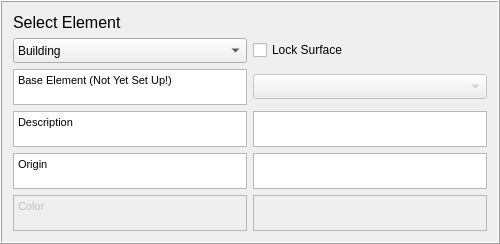
    <widget class="QFrame" name="frame1">
     <property name="sizePolicy">
      <sizepolicy hsizetype="Preferred" vsizetype="Preferred">
       <horstretch>0</horstretch>
       <verstretch>0</verstretch>
      </sizepolicy>
     </property>
     <property name="minimumSize">
      <size>
       <width>0</width>
       <height>190</height>
      </size>
     </property>
     <property name="maximumSize">
      <size>
       <width>500</width>
       <height>800</height>
      </size>
     </property>
     <property name="autoFillBackground">
      <bool>false</bool>
     </property>
     <property name="frameShape">
      <enum>QFrame::Box</enum>
     </property>
     <property name="frameShadow">
      <enum>QFrame::Raised</enum>
     </property>
     <layout class="QGridLayout" name="gridLayout_4">
      <item row="3" column="0">
       <widget class="QTextBrowser" name="textBrowserType">
        <property name="sizePolicy">
         <sizepolicy hsizetype="Expanding" vsizetype="Fixed">
          <horstretch>0</horstretch>
          <verstretch>0</verstretch>
         </sizepolicy>
        </property>
        <property name="minimumSize">
         <size>
          <width>0</width>
          <height>36</height>
         </size>
        </property>
        <property name="maximumSize">
         <size>
          <width>16777215</width>
          <height>36</height>
         </size>
        </property>
        <property name="html">
         <string>&lt;!DOCTYPE HTML PUBLIC &quot;-//W3C//DTD HTML 4.0//EN&quot; &quot;http://www.w3.org/TR/REC-html40/strict.dtd&quot;&gt;
&lt;html&gt;&lt;head&gt;&lt;meta name=&quot;qrichtext&quot; content=&quot;1&quot; /&gt;&lt;style type=&quot;text/css&quot;&gt;
p, li { white-space: pre-wrap; }
&lt;/style&gt;&lt;/head&gt;&lt;body style=&quot; font-family:'MS Shell Dlg 2'; font-size:8pt; font-weight:400; font-style:normal;&quot;&gt;
&lt;p style=&quot; margin-top:0px; margin-bottom:0px; margin-left:0px; margin-right:0px; -qt-block-indent:0; text-indent:0px;&quot;&gt;Description&lt;/p&gt;&lt;/body&gt;&lt;/html&gt;</string>
        </property>
       </widget>
      </item>
      <item row="3" column="1">
       <widget class="QTextEdit" name="textEditType">
        <property name="sizePolicy">
         <sizepolicy hsizetype="Expanding" vsizetype="Fixed">
          <horstretch>0</horstretch>
          <verstretch>0</verstretch>
         </sizepolicy>
        </property>
        <property name="minimumSize">
         <size>
          <width>0</width>
          <height>36</height>
         </size>
        </property>
        <property name="maximumSize">
         <size>
          <width>16777215</width>
          <height>36</height>
         </size>
        </property>
       </widget>
      </item>
      <item row="4" column="0">
       <widget class="QTextBrowser" name="textBrowserLoc">
        <property name="sizePolicy">
         <sizepolicy hsizetype="Expanding" vsizetype="Fixed">
          <horstretch>0</horstretch>
          <verstretch>0</verstretch>
         </sizepolicy>
        </property>
        <property name="minimumSize">
         <size>
          <width>0</width>
          <height>36</height>
         </size>
        </property>
        <property name="maximumSize">
         <size>
          <width>16777215</width>
          <height>36</height>
         </size>
        </property>
        <property name="html">
         <string>&lt;!DOCTYPE HTML PUBLIC &quot;-//W3C//DTD HTML 4.0//EN&quot; &quot;http://www.w3.org/TR/REC-html40/strict.dtd&quot;&gt;
&lt;html&gt;&lt;head&gt;&lt;meta name=&quot;qrichtext&quot; content=&quot;1&quot; /&gt;&lt;style type=&quot;text/css&quot;&gt;
p, li { white-space: pre-wrap; }
&lt;/style&gt;&lt;/head&gt;&lt;body style=&quot; font-family:'MS Shell Dlg 2'; font-size:8pt; font-weight:400; font-style:normal;&quot;&gt;
&lt;p style=&quot; margin-top:0px; margin-bottom:0px; margin-left:0px; margin-right:0px; -qt-block-indent:0; text-indent:0px;&quot;&gt;Origin&lt;/p&gt;&lt;/body&gt;&lt;/html&gt;</string>
        </property>
       </widget>
      </item>
      <item row="4" column="1">
       <widget class="QTextEdit" name="textEditLoc">
        <property name="sizePolicy">
         <sizepolicy hsizetype="Expanding" vsizetype="Fixed">
          <horstretch>0</horstretch>
          <verstretch>0</verstretch>
         </sizepolicy>
        </property>
        <property name="minimumSize">
         <size>
          <width>0</width>
          <height>36</height>
         </size>
        </property>
        <property name="maximumSize">
         <size>
          <width>16777215</width>
          <height>36</height>
         </size>
        </property>
       </widget>
      </item>
      <item row="2" column="1">
       <widget class="QComboBox" name="comboBoxBaseElement">
        <property name="enabled">
         <bool>false</bool>
        </property>
        <property name="sizePolicy">
         <sizepolicy hsizetype="Expanding" vsizetype="Fixed">
          <horstretch>0</horstretch>
          <verstretch>0</verstretch>
         </sizepolicy>
        </property>
        <property name="minimumSize">
         <size>
          <width>0</width>
          <height>25</height>
         </size>
        </property>
        <property name="toolTip">
         <string/>
        </property>
        <item>
         <property name="text">
          <string/>
         </property>
        </item>
        <item>
         <property name="text">
          <string>Building</string>
         </property>
        </item>
        <item>
         <property name="text">
          <string>Paved</string>
         </property>
        </item>
        <item>
         <property name="text">
          <string>Evergreen Tree</string>
         </property>
        </item>
        <item>
         <property name="text">
          <string>Decidous Tree</string>
         </property>
        </item>
        <item>
         <property name="text">
          <string>Grass</string>
         </property>
        </item>
        <item>
         <property name="text">
          <string>Bare Soil</string>
         </property>
        </item>
        <item>
         <property name="text">
          <string>Water</string>
         </property>
        </item>
       </widget>
      </item>
      <item row="5" column="0">
       <widget class="QTextBrowser" name="textBrowserColor">
        <property name="enabled">
         <bool>false</bool>
        </property>
        <property name="sizePolicy">
         <sizepolicy hsizetype="Expanding" vsizetype="Fixed">
          <horstretch>0</horstretch>
          <verstretch>0</verstretch>
         </sizepolicy>
        </property>
        <property name="minimumSize">
         <size>
          <width>0</width>
          <height>36</height>
         </size>
        </property>
        <property name="maximumSize">
         <size>
          <width>16777215</width>
          <height>36</height>
         </size>
        </property>
        <property name="html">
         <string>&lt;!DOCTYPE HTML PUBLIC &quot;-//W3C//DTD HTML 4.0//EN&quot; &quot;http://www.w3.org/TR/REC-html40/strict.dtd&quot;&gt;
&lt;html&gt;&lt;head&gt;&lt;meta name=&quot;qrichtext&quot; content=&quot;1&quot; /&gt;&lt;style type=&quot;text/css&quot;&gt;
p, li { white-space: pre-wrap; }
&lt;/style&gt;&lt;/head&gt;&lt;body style=&quot; font-family:'MS Shell Dlg 2'; font-size:8pt; font-weight:400; font-style:normal;&quot;&gt;
&lt;p style=&quot; margin-top:0px; margin-bottom:0px; margin-left:0px; margin-right:0px; -qt-block-indent:0; text-indent:0px;&quot;&gt;Color&lt;/p&gt;&lt;/body&gt;&lt;/html&gt;</string>
        </property>
       </widget>
      </item>
      <item row="0" column="0">
       <widget class="QLabel" name="label_42">
        <property name="sizePolicy">
         <sizepolicy hsizetype="MinimumExpanding" vsizetype="Maximum">
          <horstretch>0</horstretch>
          <verstretch>0</verstretch>
         </sizepolicy>
        </property>
        <property name="text">
         <string>&lt;!DOCTYPE HTML PUBLIC &quot;-//W3C//DTD HTML 4.0//EN&quot; &quot;http://www.w3.org/TR/REC-html40/strict.dtd&quot;&gt;
&lt;html&gt;&lt;head&gt;&lt;meta name=&quot;qrichtext&quot; content=&quot;1&quot; /&gt;&lt;style type=&quot;text/css&quot;&gt;
p, li { white-space: pre-wrap; }
&lt;/style&gt;&lt;/head&gt;&lt;body style=&quot; font-family:'MS Shell Dlg 2'; font-size:8pt; font-weight:400; font-style:normal;&quot;&gt;
&lt;p style=&quot; margin-top:0px; margin-bottom:0px; margin-left:0px; margin-right:0px; -qt-block-indent:0; text-indent:0px;&quot;&gt;&lt;span style=&quot; font-size:12pt;&quot;&gt;Select Element&lt;/span&gt;&lt;/p&gt;&lt;/body&gt;&lt;/html&gt;</string>
        </property>
       </widget>
      </item>
      <item row="1" column="0">
       <widget class="QComboBox" name="comboBoxSurface">
        <property name="sizePolicy">
         <sizepolicy hsizetype="Expanding" vsizetype="Fixed">
          <horstretch>0</horstretch>
          <verstretch>0</verstretch>
         </sizepolicy>
        </property>
        <property name="minimumSize">
         <size>
          <width>0</width>
          <height>25</height>
         </size>
        </property>
        <property name="toolTip">
         <string/>
        </property>
        <item>
         <property name="text">
          <string>Building</string>
         </property>
        </item>
        <item>
         <property name="text">
          <string>Paved</string>
         </property>
        </item>
        <item>
         <property name="text">
          <string>Evergreen Tree</string>
         </property>
        </item>
        <item>
         <property name="text">
          <string>Decidous Tree</string>
         </property>
        </item>
        <item>
         <property name="text">
          <string>Grass</string>
         </property>
        </item>
        <item>
         <property name="text">
          <string>Bare Soil</string>
         </property>
        </item>
        <item>
         <property name="text">
          <string>Water</string>
         </property>
        </item>
       </widget>
      </item>
      <item row="2" column="0">
       <widget class="QTextBrowser" name="textBrowserElement">
        <property name="sizePolicy">
         <sizepolicy hsizetype="Expanding" vsizetype="Fixed">
          <horstretch>0</horstretch>
          <verstretch>0</verstretch>
         </sizepolicy>
        </property>
        <property name="minimumSize">
         <size>
          <width>0</width>
          <height>36</height>
         </size>
        </property>
        <property name="maximumSize">
         <size>
          <width>16777215</width>
          <height>36</height>
         </size>
        </property>
        <property name="html">
         <string>&lt;!DOCTYPE HTML PUBLIC &quot;-//W3C//DTD HTML 4.0//EN&quot; &quot;http://www.w3.org/TR/REC-html40/strict.dtd&quot;&gt;
&lt;html&gt;&lt;head&gt;&lt;meta name=&quot;qrichtext&quot; content=&quot;1&quot; /&gt;&lt;style type=&quot;text/css&quot;&gt;
p, li { white-space: pre-wrap; }
&lt;/style&gt;&lt;/head&gt;&lt;body style=&quot; font-family:'MS Shell Dlg 2'; font-size:8pt; font-weight:400; font-style:normal;&quot;&gt;
&lt;p style=&quot; margin-top:0px; margin-bottom:0px; margin-left:0px; margin-right:0px; -qt-block-indent:0; text-indent:0px;&quot;&gt;Base Element (Not Yet Set Up!)&lt;/p&gt;&lt;/body&gt;&lt;/html&gt;</string>
        </property>
       </widget>
      </item>
      <item row="5" column="1">
       <widget class="QTextEdit" name="textEditColor">
        <property name="enabled">
         <bool>false</bool>
        </property>
        <property name="sizePolicy">
         <sizepolicy hsizetype="Expanding" vsizetype="Fixed">
          <horstretch>0</horstretch>
          <verstretch>0</verstretch>
         </sizepolicy>
        </property>
        <property name="minimumSize">
         <size>
          <width>0</width>
          <height>36</height>
         </size>
        </property>
        <property name="maximumSize">
         <size>
          <width>16777215</width>
          <height>36</height>
         </size>
        </property>
       </widget>
      </item>
      <item row="1" column="1">
       <widget class="QCheckBox" name="checkBoxA">
        <property name="sizePolicy">
         <sizepolicy hsizetype="Preferred" vsizetype="Fixed">
          <horstretch>0</horstretch>
          <verstretch>0</verstretch>
         </sizepolicy>
        </property>
        <property name="text">
         <string>Lock Surface</string>
        </property>
       </widget>
      </item>
     </layout>
    </widget>
